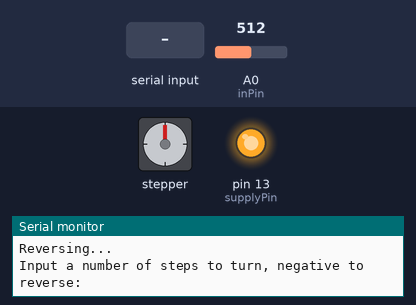
Bench run of a sketch on a simulated Arduino Uno, built with avr-gcc and run on an emulated ATmega328P. On the bench: stepper motor, output pins drawn as LEDs (lit = HIGH), the last lines printed to the serial monitor. Wiring (inferred from the names in the program): stepper motor driver (200 steps per turn assumed): step pin 8; direction pin 9. The test bench sets the inputs (shaded band); at power-on: A0 (inPin) = 512. Pins used as bus, display or sensor lines are not drawn.

Above: at 4.5 s.
4.6 s: "90,45\n" received over Serial
At 6.2 s:
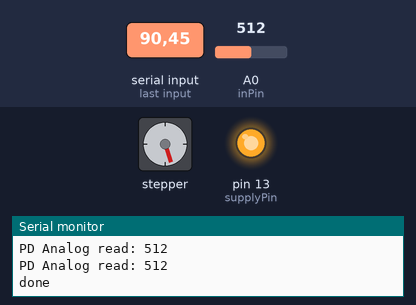
6.5 s: "30,150\n" received over Serial
At 8.8 s:
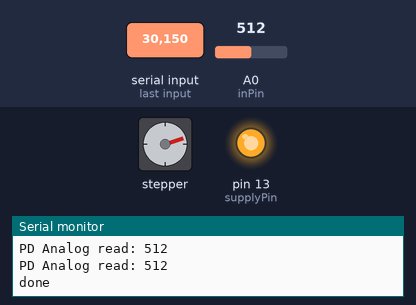
9.5 s: "5\n" received over Serial
At 11.4 s:
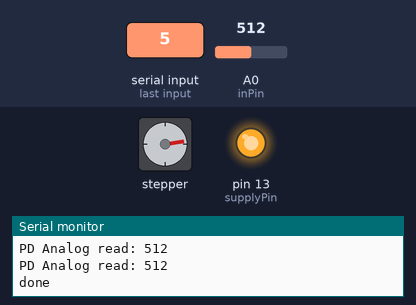
12.0 s: "90\n" received over Serial
At 14.6 s:
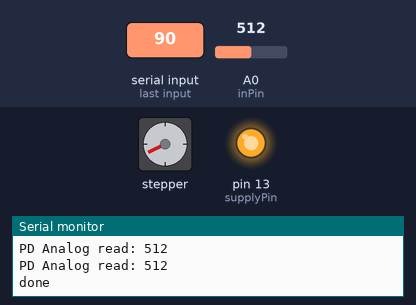
14.9 s: "1,90,45\n" received over Serial
At 17.2 s:
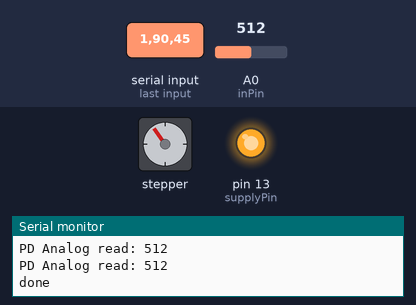
17.6 s: "90,45\n" received over Serial
At 18.5 s:
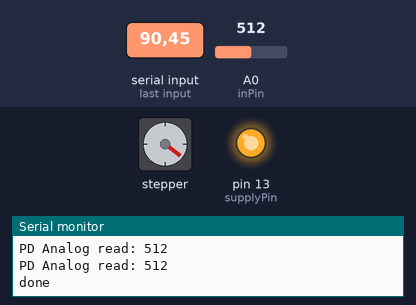
Timing chart, 0 to 20.5 s (numbered marks = the images above; inputs shaded):
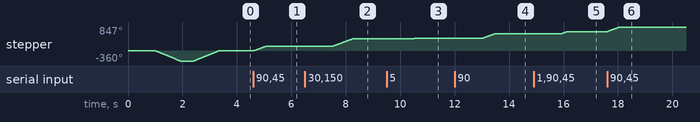

Measured:
- after the input at 4.6 s, stepper: turns 162° clockwise in 0.46 s, starting at once
- after the input at 6.5 s, stepper: turns 270° clockwise in 0.76 s, starting after 1.0 s
- after the input at 9.5 s, stepper: goes 433° 0.02 s, then 441°, starting after 1.0 s
- after the input at 12.0 s, stepper: turns 162° clockwise in 0.46 s, starting after 1.0 s
- after the input at 17.6 s, stepper: turns 162° clockwise in 0.46 s, starting at once
- by itself, stepper: turns 360° counter-clockwise in 0.91 s, then 360° clockwise in 0.91 s

The sketch:

laserLab.ino
```cpp
// code for use with  StepperOnilne DM320T controller

int inPin = A0;
int supplyPin = 13;
int dirPin = 9;
int pulPin = 8;
// minimum direction change delay is 8 microseconds for DMT320T
int dirDelay = 10;
// minimum pulse length is 8 microseconds for DM320T
int pulDelay = 10;
long rpsMicro = 0;

boolean dirLow = true;

void setup() {
  pinMode(supplyPin, OUTPUT);
  pinMode(dirPin, OUTPUT);
  pinMode(pulPin, OUTPUT);
  pinMode(inPin, INPUT);

  digitalWrite(supplyPin,HIGH);
  digitalWrite(dirPin, LOW);

  Serial.begin(115200);
  Serial.println("<laserLab.ino>\n");

  float rpm = 33.0;
  float rps = rpm/60.0;

  //if rpsMicro > ~16000, havoc! provide for this.
  rpsMicro = (1000000.0/(rps * 400.0))/2.0 - pulDelay;
  delay(1000);

  Serial.println("Driving motor...");
  for(int i = 0; i < 200; i++){
    step();
  }

  delay(500);
  changeDir();

  Serial.println("Reversing...");
  for(int i = 0; i < 200; i++){
    step();
  }

  Serial.println("Input a number of steps to turn, negative to reverse:");
}

void changeDir(){
  dirLow = !dirLow;
  if(dirLow) digitalWrite(dirPin, LOW);
  else digitalWrite(dirPin, HIGH);
  delayMicroseconds(rpsMicro);
  delayMicroseconds(dirDelay);
}

void step(){
  digitalWrite(pulPin, LOW);
  delayMicroseconds(rpsMicro);
  delayMicroseconds(pulDelay);
  digitalWrite(pulPin, HIGH);
  delayMicroseconds(rpsMicro);
  delayMicroseconds(pulDelay);
}

void loop() {
  if(Serial.available()){
    int stepInput = Serial.parseInt();
    long delayTime = Serial.parseInt();
    if(stepInput < 0) digitalWrite(dirPin, LOW);
    else digitalWrite(dirPin, HIGH);
    delayMicroseconds(dirDelay);
    stepInput = abs(stepInput);
    for(int i = 0; i < stepInput; i++){
      step();
      if (delayTime > 16383) {
        delay(delayTime / 1000);
      } else if (delayTime > 2) {
        delayMicroseconds(delayTime);
      }
      int data = analogRead(inPin);
      Serial.print("PD Analog read: ");
      // Serial.print(delayTime);
      // Serial.print(" ");
      Serial.println(data);
    }
    Serial.println("done");
    stepInput = 0;
  }
}
```
